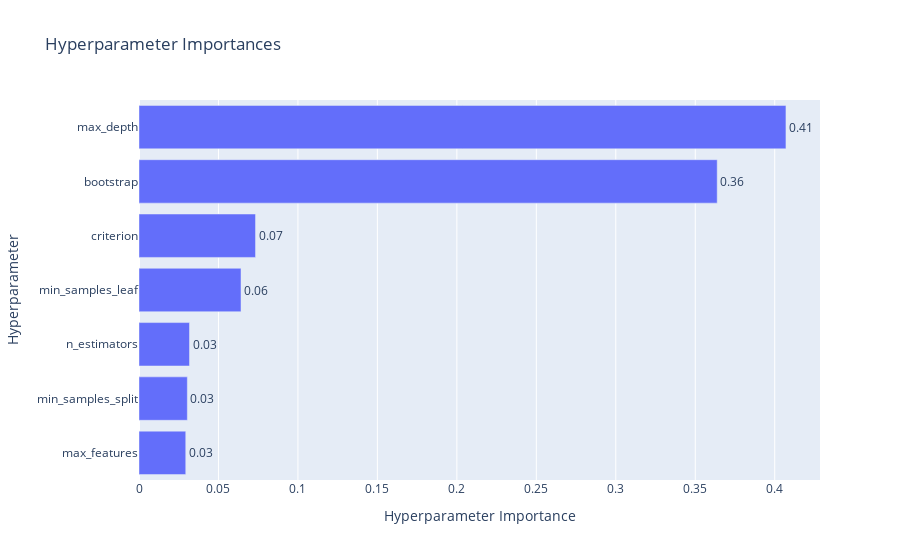

The code cell stored with this chart in its notebook:
### Code cell
optuna.visualization.plot_param_importances(study_rf)

### Figure 1 — Plotly figure (JSON) as saved in the notebook; plotly's stock layout.template omitted (floating-point values rounded to 4 significant figures)
{"data": [{"cliponaxis": false, "hovertemplate": ["max_features (CategoricalDistribution): 0.029413184606187907<extra></extra>", "min_samples_split (IntDistribution): 0.030414316529631585<extra></extra>", "n_estimators (IntDistribution): 0.03178042208392804<extra></extra>", "min_samples_leaf (IntDistribution): 0.06418512992926492<extra></extra>", "criterion (CategoricalDistribution): 0.07331943842181304<extra></extra>", "bootstrap (CategoricalDistribution): 0.3638164182959186<extra></extra>", "max_depth (IntDistribution): 0.4070710901332558<extra></extra>"], "name": "Objective Value", "orientation": "h", "text": ["0.03", "0.03", "0.03", "0.06", "0.07", "0.36", "0.41"], "textposition": "outside", "type": "bar", "x": [0.02941, 0.03041, 0.03178, 0.06419, 0.07332, 0.3638, 0.4071], "y": ["max_features", "min_samples_split", "n_estimators", "min_samples_leaf", "criterion", "bootstrap", "max_depth"]}], "layout": {"title": {"text": "Hyperparameter Importances"}, "xaxis": {"title": {"text": "Hyperparameter Importance"}}, "yaxis": {"title": {"text": "Hyperparameter"}}}}
